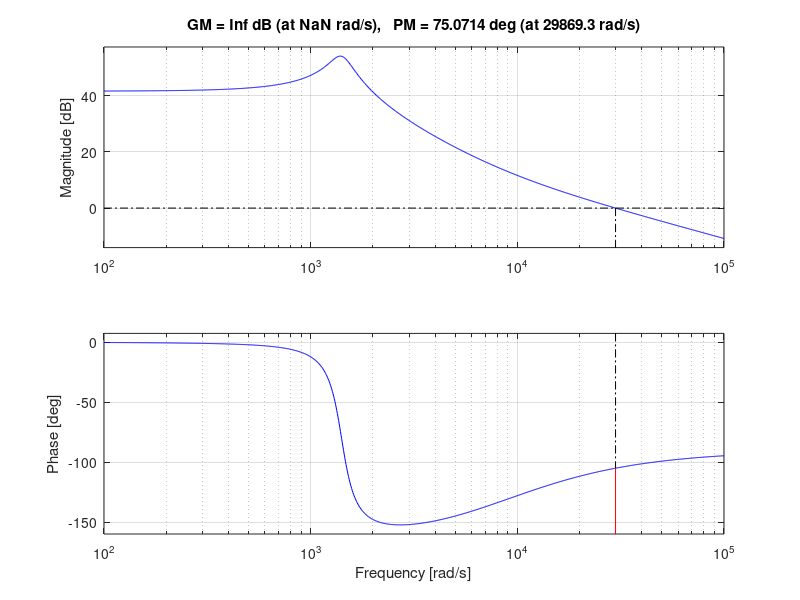
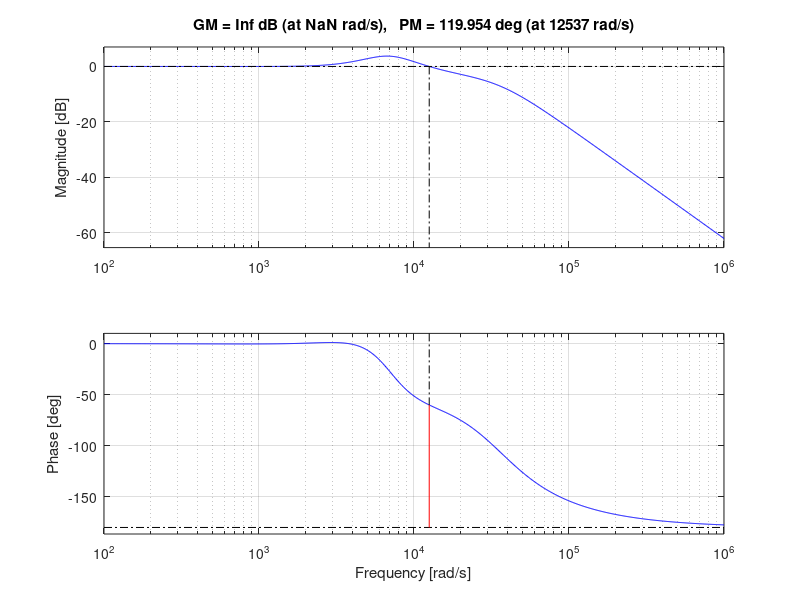
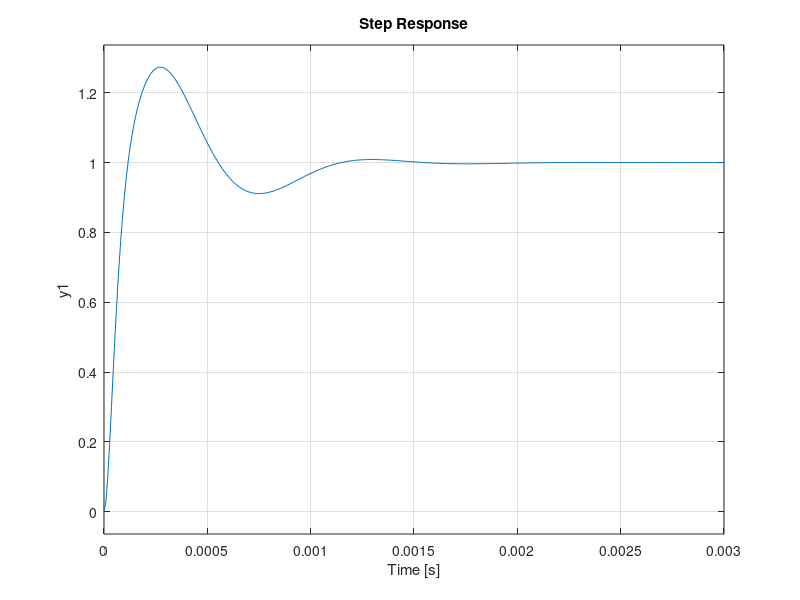

These charts were generated, in order, by the following MATLAB code:
%%%%% Plots the estimated transfer function of the MPPT, and a
%%%%% controller both the controller and MPPT transfer funtions gotten from
%%%%% 'Power Electronics, a first course' by Mohan
close all;

Vin = 40;
Iin = 5;
Vo = 120;

R = Vin/Iin; 
L = 418e-6;
Cap = 1.2e-3;
Rc = 100e-3; % Cap series resistance

Fr = 1/(2*pi*sqrt(L*Cap));

P = Vo  / (L*Cap) * tf([Rc*Cap 1], [1 (1/(R*Cap) + Rc/L) 1/(L*Cap)]);

figure('Name', 'Margin plot of power stage')
margin(P)

fc = 2e+3;
wc = 2*pi*fc

gps_fc = -122; %%%%% Change
pm = 60;
theta_boost = -90 + pm - gps_fc;


Gps_fc = db2mag(8.89); %%%% Change
G_duty = 1;

Gc_fc = 1/(Gps_fc * G_duty);

k_boost = tand(45 + theta_boost/4);
fz = fc/k_boost;
fp = k_boost*fc;
kc = Gc_fc*fz*2*pi/k_boost;

wz = fz*2*pi;
wp = fp*2*pi;

Gc1 = tf(kc, [1 0]);
Gc2 = tf([1/wz 1], [1/wp 1]);

Gc = Gc1 * Gc2 * Gc2;

T = feedback(Gc*P, 1);

figure('Name', 'Margin plot of closed loop')
margin(T)

figure('Name', 'Step response of the closed loop response')
step(T)